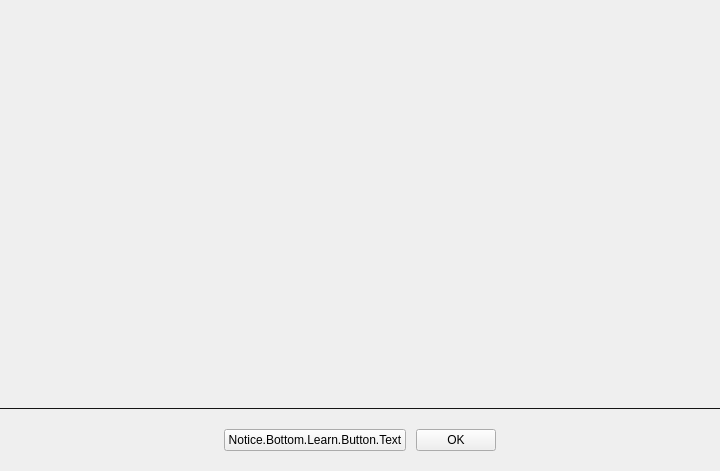
<?xml version="1.0" encoding="UTF-8"?>
<ui version="4.0">
 <class>PLSNoticeView</class>
 <widget class="QWidget" name="PLSNoticeView">
  <property name="geometry">
   <rect>
    <x>0</x>
    <y>0</y>
    <width>720</width>
    <height>471</height>
   </rect>
  </property>
  <property name="windowTitle">
   <string>PLSNoticeView</string>
  </property>
  <property name="styleSheet">
   <string notr="true"/>
  </property>
  <layout class="QVBoxLayout" name="verticalLayout">
   <property name="spacing">
    <number>0</number>
   </property>
   <property name="sizeConstraint">
    <enum>QLayout::SetDefaultConstraint</enum>
   </property>
   <property name="leftMargin">
    <number>0</number>
   </property>
   <property name="topMargin">
    <number>0</number>
   </property>
   <property name="rightMargin">
    <number>0</number>
   </property>
   <property name="bottomMargin">
    <number>0</number>
   </property>
   <item>
    <spacer name="verticalSpacer_3">
     <property name="orientation">
      <enum>Qt::Vertical</enum>
     </property>
     <property name="sizeType">
      <enum>QSizePolicy::Fixed</enum>
     </property>
     <property name="sizeHint" stdset="0">
      <size>
       <width>20</width>
       <height>39</height>
      </size>
     </property>
    </spacer>
   </item>
   <item>
    <layout class="QHBoxLayout" name="horizontalLayout_3">
     <property name="leftMargin">
      <number>60</number>
     </property>
     <property name="rightMargin">
      <number>60</number>
     </property>
     <item>
      <widget class="QLabel" name="topLabel">
       <property name="text">
        <string/>
       </property>
       <property name="alignment">
        <set>Qt::AlignCenter</set>
       </property>
       <property name="wordWrap">
        <bool>true</bool>
       </property>
      </widget>
     </item>
    </layout>
   </item>
   <item>
    <spacer name="verticalSpacer_2">
     <property name="orientation">
      <enum>Qt::Vertical</enum>
     </property>
     <property name="sizeType">
      <enum>QSizePolicy::Fixed</enum>
     </property>
     <property name="sizeHint" stdset="0">
      <size>
       <width>20</width>
       <height>30</height>
      </size>
     </property>
    </spacer>
   </item>
   <item>
    <layout class="QHBoxLayout" name="horizontalLayout_4">
     <item>
      <spacer name="horizontalSpacer">
       <property name="orientation">
        <enum>Qt::Horizontal</enum>
       </property>
       <property name="sizeType">
        <enum>QSizePolicy::Fixed</enum>
       </property>
       <property name="sizeHint" stdset="0">
        <size>
         <width>25</width>
         <height>20</height>
        </size>
       </property>
      </spacer>
     </item>
     <item>
      <widget class="QFrame" name="middleWidget">
       <property name="frameShape">
        <enum>QFrame::NoFrame</enum>
       </property>
       <property name="frameShadow">
        <enum>QFrame::Raised</enum>
       </property>
       <layout class="QHBoxLayout" name="horizontalMiddleLayout">
        <property name="spacing">
         <number>0</number>
        </property>
        <property name="leftMargin">
         <number>0</number>
        </property>
        <property name="topMargin">
         <number>0</number>
        </property>
        <property name="rightMargin">
         <number>0</number>
        </property>
        <property name="bottomMargin">
         <number>0</number>
        </property>
       </layout>
      </widget>
     </item>
     <item>
      <spacer name="horizontalSpacer_2">
       <property name="orientation">
        <enum>Qt::Horizontal</enum>
       </property>
       <property name="sizeType">
        <enum>QSizePolicy::Fixed</enum>
       </property>
       <property name="sizeHint" stdset="0">
        <size>
         <width>25</width>
         <height>20</height>
        </size>
       </property>
      </spacer>
     </item>
    </layout>
   </item>
   <item>
    <spacer name="verticalSpacer">
     <property name="orientation">
      <enum>Qt::Vertical</enum>
     </property>
     <property name="sizeType">
      <enum>QSizePolicy::Fixed</enum>
     </property>
     <property name="sizeHint" stdset="0">
      <size>
       <width>20</width>
       <height>30</height>
      </size>
     </property>
    </spacer>
   </item>
   <item>
    <layout class="QHBoxLayout" name="horizontalLayout_6">
     <item>
      <widget class="QLabel" name="lineView">
       <property name="sizePolicy">
        <sizepolicy hsizetype="Preferred" vsizetype="Fixed">
         <horstretch>0</horstretch>
         <verstretch>0</verstretch>
        </sizepolicy>
       </property>
       <property name="minimumSize">
        <size>
         <width>0</width>
         <height>1</height>
        </size>
       </property>
       <property name="maximumSize">
        <size>
         <width>16777215</width>
         <height>1</height>
        </size>
       </property>
       <property name="palette">
        <palette>
         <active>
          <colorrole role="WindowText">
           <brush brushstyle="SolidPattern">
            <color alpha="255">
             <red>255</red>
             <green>255</green>
             <blue>255</blue>
            </color>
           </brush>
          </colorrole>
          <colorrole role="Button">
           <brush brushstyle="SolidPattern">
            <color alpha="255">
             <red>21</red>
             <green>21</green>
             <blue>21</blue>
            </color>
           </brush>
          </colorrole>
          <colorrole role="Light">
           <brush brushstyle="SolidPattern">
            <color alpha="255">
             <red>31</red>
             <green>31</green>
             <blue>31</blue>
            </color>
           </brush>
          </colorrole>
          <colorrole role="Midlight">
           <brush brushstyle="SolidPattern">
            <color alpha="255">
             <red>26</red>
             <green>26</green>
             <blue>26</blue>
            </color>
           </brush>
          </colorrole>
          <colorrole role="Dark">
           <brush brushstyle="SolidPattern">
            <color alpha="255">
             <red>10</red>
             <green>10</green>
             <blue>10</blue>
            </color>
           </brush>
          </colorrole>
          <colorrole role="Mid">
           <brush brushstyle="SolidPattern">
            <color alpha="255">
             <red>14</red>
             <green>14</green>
             <blue>14</blue>
            </color>
           </brush>
          </colorrole>
          <colorrole role="Text">
           <brush brushstyle="SolidPattern">
            <color alpha="255">
             <red>255</red>
             <green>255</green>
             <blue>255</blue>
            </color>
           </brush>
          </colorrole>
          <colorrole role="ButtonText">
           <brush brushstyle="SolidPattern">
            <color alpha="255">
             <red>255</red>
             <green>255</green>
             <blue>255</blue>
            </color>
           </brush>
          </colorrole>
          <colorrole role="Base">
           <brush brushstyle="SolidPattern">
            <color alpha="255">
             <red>0</red>
             <green>0</green>
             <blue>0</blue>
            </color>
           </brush>
          </colorrole>
          <colorrole role="Window">
           <brush brushstyle="SolidPattern">
            <color alpha="255">
             <red>21</red>
             <green>21</green>
             <blue>21</blue>
            </color>
           </brush>
          </colorrole>
          <colorrole role="Shadow">
           <brush brushstyle="SolidPattern">
            <color alpha="255">
             <red>0</red>
             <green>0</green>
             <blue>0</blue>
            </color>
           </brush>
          </colorrole>
          <colorrole role="AlternateBase">
           <brush brushstyle="SolidPattern">
            <color alpha="255">
             <red>10</red>
             <green>10</green>
             <blue>10</blue>
            </color>
           </brush>
          </colorrole>
          <colorrole role="PlaceholderText">
           <brush brushstyle="SolidPattern">
            <color alpha="128">
             <red>255</red>
             <green>255</green>
             <blue>255</blue>
            </color>
           </brush>
          </colorrole>
         </active>
         <inactive>
          <colorrole role="WindowText">
           <brush brushstyle="SolidPattern">
            <color alpha="255">
             <red>255</red>
             <green>255</green>
             <blue>255</blue>
            </color>
           </brush>
          </colorrole>
          <colorrole role="Button">
           <brush brushstyle="SolidPattern">
            <color alpha="255">
             <red>21</red>
             <green>21</green>
             <blue>21</blue>
            </color>
           </brush>
          </colorrole>
          <colorrole role="Light">
           <brush brushstyle="SolidPattern">
            <color alpha="255">
             <red>31</red>
             <green>31</green>
             <blue>31</blue>
            </color>
           </brush>
          </colorrole>
          <colorrole role="Midlight">
           <brush brushstyle="SolidPattern">
            <color alpha="255">
             <red>26</red>
             <green>26</green>
             <blue>26</blue>
            </color>
           </brush>
          </colorrole>
          <colorrole role="Dark">
           <brush brushstyle="SolidPattern">
            <color alpha="255">
             <red>10</red>
             <green>10</green>
             <blue>10</blue>
            </color>
           </brush>
          </colorrole>
          <colorrole role="Mid">
           <brush brushstyle="SolidPattern">
            <color alpha="255">
             <red>14</red>
             <green>14</green>
             <blue>14</blue>
            </color>
           </brush>
          </colorrole>
          <colorrole role="Text">
           <brush brushstyle="SolidPattern">
            <color alpha="255">
             <red>255</red>
             <green>255</green>
             <blue>255</blue>
            </color>
           </brush>
          </colorrole>
          <colorrole role="ButtonText">
           <brush brushstyle="SolidPattern">
            <color alpha="255">
             <red>255</red>
             <green>255</green>
             <blue>255</blue>
            </color>
           </brush>
          </colorrole>
          <colorrole role="Base">
           <brush brushstyle="SolidPattern">
            <color alpha="255">
             <red>0</red>
             <green>0</green>
             <blue>0</blue>
            </color>
           </brush>
          </colorrole>
          <colorrole role="Window">
           <brush brushstyle="SolidPattern">
            <color alpha="255">
             <red>21</red>
             <green>21</green>
             <blue>21</blue>
            </color>
           </brush>
          </colorrole>
          <colorrole role="Shadow">
           <brush brushstyle="SolidPattern">
            <color alpha="255">
             <red>0</red>
             <green>0</green>
             <blue>0</blue>
            </color>
           </brush>
          </colorrole>
          <colorrole role="AlternateBase">
           <brush brushstyle="SolidPattern">
            <color alpha="255">
             <red>10</red>
             <green>10</green>
             <blue>10</blue>
            </color>
           </brush>
          </colorrole>
          <colorrole role="PlaceholderText">
           <brush brushstyle="SolidPattern">
            <color alpha="128">
             <red>255</red>
             <green>255</green>
             <blue>255</blue>
            </color>
           </brush>
          </colorrole>
         </inactive>
         <disabled>
          <colorrole role="WindowText">
           <brush brushstyle="SolidPattern">
            <color alpha="255">
             <red>10</red>
             <green>10</green>
             <blue>10</blue>
            </color>
           </brush>
          </colorrole>
          <colorrole role="Button">
           <brush brushstyle="SolidPattern">
            <color alpha="255">
             <red>21</red>
             <green>21</green>
             <blue>21</blue>
            </color>
           </brush>
          </colorrole>
          <colorrole role="Light">
           <brush brushstyle="SolidPattern">
            <color alpha="255">
             <red>31</red>
             <green>31</green>
             <blue>31</blue>
            </color>
           </brush>
          </colorrole>
          <colorrole role="Midlight">
           <brush brushstyle="SolidPattern">
            <color alpha="255">
             <red>26</red>
             <green>26</green>
             <blue>26</blue>
            </color>
           </brush>
          </colorrole>
          <colorrole role="Dark">
           <brush brushstyle="SolidPattern">
            <color alpha="255">
             <red>10</red>
             <green>10</green>
             <blue>10</blue>
            </color>
           </brush>
          </colorrole>
          <colorrole role="Mid">
           <brush brushstyle="SolidPattern">
            <color alpha="255">
             <red>14</red>
             <green>14</green>
             <blue>14</blue>
            </color>
           </brush>
          </colorrole>
          <colorrole role="Text">
           <brush brushstyle="SolidPattern">
            <color alpha="255">
             <red>10</red>
             <green>10</green>
             <blue>10</blue>
            </color>
           </brush>
          </colorrole>
          <colorrole role="ButtonText">
           <brush brushstyle="SolidPattern">
            <color alpha="255">
             <red>10</red>
             <green>10</green>
             <blue>10</blue>
            </color>
           </brush>
          </colorrole>
          <colorrole role="Base">
           <brush brushstyle="SolidPattern">
            <color alpha="255">
             <red>21</red>
             <green>21</green>
             <blue>21</blue>
            </color>
           </brush>
          </colorrole>
          <colorrole role="Window">
           <brush brushstyle="SolidPattern">
            <color alpha="255">
             <red>21</red>
             <green>21</green>
             <blue>21</blue>
            </color>
           </brush>
          </colorrole>
          <colorrole role="Shadow">
           <brush brushstyle="SolidPattern">
            <color alpha="255">
             <red>0</red>
             <green>0</green>
             <blue>0</blue>
            </color>
           </brush>
          </colorrole>
          <colorrole role="AlternateBase">
           <brush brushstyle="SolidPattern">
            <color alpha="255">
             <red>21</red>
             <green>21</green>
             <blue>21</blue>
            </color>
           </brush>
          </colorrole>
          <colorrole role="PlaceholderText">
           <brush brushstyle="SolidPattern">
            <color alpha="128">
             <red>255</red>
             <green>255</green>
             <blue>255</blue>
            </color>
           </brush>
          </colorrole>
         </disabled>
        </palette>
       </property>
       <property name="autoFillBackground">
        <bool>true</bool>
       </property>
       <property name="text">
        <string/>
       </property>
      </widget>
     </item>
    </layout>
   </item>
   <item>
    <spacer name="verticalSpacer_4">
     <property name="orientation">
      <enum>Qt::Vertical</enum>
     </property>
     <property name="sizeType">
      <enum>QSizePolicy::Fixed</enum>
     </property>
     <property name="sizeHint" stdset="0">
      <size>
       <width>20</width>
       <height>20</height>
      </size>
     </property>
    </spacer>
   </item>
   <item>
    <layout class="QHBoxLayout" name="horizontalLayout_2">
     <property name="spacing">
      <number>10</number>
     </property>
     <property name="bottomMargin">
      <number>20</number>
     </property>
     <item>
      <spacer name="horizontalSpacer_3">
       <property name="orientation">
        <enum>Qt::Horizontal</enum>
       </property>
       <property name="sizeHint" stdset="0">
        <size>
         <width>40</width>
         <height>20</height>
        </size>
       </property>
      </spacer>
     </item>
     <item>
      <widget class="QPushButton" name="learnMoreButton">
       <property name="text">
        <string>Notice.Bottom.Learn.Button.Text</string>
       </property>
      </widget>
     </item>
     <item>
      <widget class="QPushButton" name="confirmButton">
       <property name="text">
        <string>OK</string>
       </property>
      </widget>
     </item>
     <item>
      <spacer name="horizontalSpacer_4">
       <property name="orientation">
        <enum>Qt::Horizontal</enum>
       </property>
       <property name="sizeHint" stdset="0">
        <size>
         <width>40</width>
         <height>20</height>
        </size>
       </property>
      </spacer>
     </item>
    </layout>
   </item>
  </layout>
 </widget>
 <resources/>
 <connections/>
</ui>
